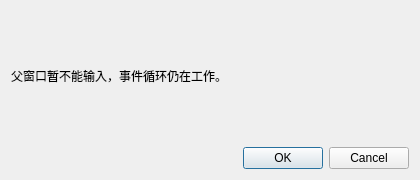
<?xml version="1.0" encoding="UTF-8"?>
<ui version="4.0">
 <class>Dialog</class>
 <widget class="QDialog" name="Dialog">
  <property name="geometry">
   <rect>
    <x>0</x>
    <y>0</y>
    <width>420</width>
    <height>180</height>
   </rect>
  </property>
  <property name="windowTitle">
   <string>示例对话框</string>
  </property>
  <layout class="QVBoxLayout" name="verticalLayout">
   <item>
    <widget class="QLabel" name="hintLabel">
     <property name="text">
      <string>父窗口暂不能输入，事件循环仍在工作。</string>
     </property>
    </widget>
   </item>
   <item>
    <widget class="QDialogButtonBox" name="buttonBox">
     <property name="standardButtons">
      <set>QDialogButtonBox::Cancel|QDialogButtonBox::Ok</set>
     </property>
    </widget>
   </item>
  </layout>
 </widget>
 <resources />
 <connections>
  <connection>
   <sender>buttonBox</sender>
   <signal>accepted()</signal>
   <receiver>Dialog</receiver>
   <slot>accept()</slot>
  </connection>
  <connection>
   <sender>buttonBox</sender>
   <signal>rejected()</signal>
   <receiver>Dialog</receiver>
   <slot>reject()</slot>
  </connection>
 </connections>
</ui>
